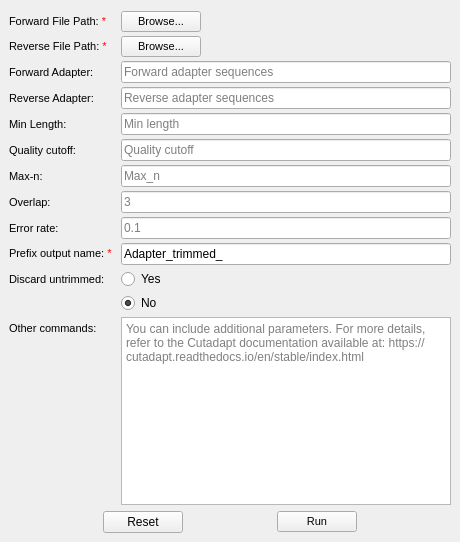
<?xml version="1.0" encoding="UTF-8"?>
<ui version="4.0">
 <class>Adapter</class>
 <widget class="QMainWindow" name="Adapter">
  <property name="geometry">
   <rect>
    <x>0</x>
    <y>0</y>
    <width>460</width>
    <height>542</height>
   </rect>
  </property>
  <property name="windowTitle">
   <string>Adapter Trimming</string>
  </property>
  <widget class="QWidget" name="centralwidget">
   <layout class="QVBoxLayout" name="verticalLayout">
    <property name="topMargin">
     <number>11</number>
    </property>
    <item>
     <widget class="QFrame" name="frame">
      <property name="frameShape">
       <enum>QFrame::NoFrame</enum>
      </property>
      <property name="frameShadow">
       <enum>QFrame::Plain</enum>
      </property>
      <layout class="QFormLayout" name="formLayout">
       <property name="horizontalSpacing">
        <number>8</number>
       </property>
       <property name="verticalSpacing">
        <number>4</number>
       </property>
       <property name="leftMargin">
        <number>0</number>
       </property>
       <property name="topMargin">
        <number>0</number>
       </property>
       <property name="rightMargin">
        <number>0</number>
       </property>
       <property name="bottomMargin">
        <number>0</number>
       </property>
       <item row="5" column="0">
        <widget class="QLabel" name="label_forward">
         <property name="font">
          <font>
           <pointsize>8</pointsize>
           <weight>50</weight>
           <bold>false</bold>
          </font>
         </property>
         <property name="mouseTracking">
          <bool>true</bool>
         </property>
         <property name="toolTip">
          <string>Forward reads</string>
         </property>
         <property name="whatsThis">
          <string/>
         </property>
         <property name="inputMethodHints">
          <set>Qt::ImhPreferNumbers</set>
         </property>
         <property name="text">
          <string>Forward Adapter:</string>
         </property>
        </widget>
       </item>
       <item row="5" column="1">
        <widget class="QLineEdit" name="lineEdit_forward">
         <property name="autoFillBackground">
          <bool>false</bool>
         </property>
         <property name="inputMethodHints">
          <set>Qt::ImhPreferNumbers</set>
         </property>
         <property name="placeholderText">
          <string>Forward adapter sequences</string>
         </property>
         <property name="cursorMoveStyle">
          <enum>Qt::LogicalMoveStyle</enum>
         </property>
         <property name="clearButtonEnabled">
          <bool>false</bool>
         </property>
        </widget>
       </item>
       <item row="7" column="0">
        <widget class="QLabel" name="label_reverse">
         <property name="font">
          <font>
           <pointsize>8</pointsize>
           <weight>50</weight>
           <bold>false</bold>
          </font>
         </property>
         <property name="mouseTracking">
          <bool>true</bool>
         </property>
         <property name="toolTip">
          <string>Reverse reads</string>
         </property>
         <property name="whatsThis">
          <string/>
         </property>
         <property name="inputMethodHints">
          <set>Qt::ImhPreferNumbers</set>
         </property>
         <property name="text">
          <string>Reverse Adapter:</string>
         </property>
        </widget>
       </item>
       <item row="7" column="1">
        <widget class="QLineEdit" name="lineEdit_reverse">
         <property name="inputMethodHints">
          <set>Qt::ImhPreferNumbers</set>
         </property>
         <property name="placeholderText">
          <string>Reverse adapter sequences</string>
         </property>
        </widget>
       </item>
       <item row="9" column="0">
        <widget class="QLabel" name="label_min">
         <property name="font">
          <font>
           <pointsize>8</pointsize>
           <weight>50</weight>
           <bold>false</bold>
          </font>
         </property>
         <property name="mouseTracking">
          <bool>true</bool>
         </property>
         <property name="toolTip">
          <string>minimum length: Discard processed reads that are shorter than LENGTH</string>
         </property>
         <property name="whatsThis">
          <string/>
         </property>
         <property name="inputMethodHints">
          <set>Qt::ImhPreferNumbers</set>
         </property>
         <property name="text">
          <string>Min Length:</string>
         </property>
        </widget>
       </item>
       <item row="9" column="1">
        <widget class="QLineEdit" name="lineEdit_min">
         <property name="inputMethodHints">
          <set>Qt::ImhPreferNumbers</set>
         </property>
         <property name="placeholderText">
          <string>Min length</string>
         </property>
        </widget>
       </item>
       <item row="11" column="0">
        <widget class="QLabel" name="label_quality">
         <property name="font">
          <font>
           <pointsize>8</pointsize>
           <weight>50</weight>
           <bold>false</bold>
          </font>
         </property>
         <property name="mouseTracking">
          <bool>true</bool>
         </property>
         <property name="toolTip">
          <string>Quality trimming: this parameter can be used to trim low-quality ends from reads</string>
         </property>
         <property name="whatsThis">
          <string/>
         </property>
         <property name="inputMethodHints">
          <set>Qt::ImhPreferNumbers</set>
         </property>
         <property name="text">
          <string>Quality cutoff:</string>
         </property>
        </widget>
       </item>
       <item row="11" column="1">
        <widget class="QLineEdit" name="lineEdit_quality">
         <property name="inputMethodHints">
          <set>Qt::ImhPreferNumbers</set>
         </property>
         <property name="placeholderText">
          <string>Quality cutoff</string>
         </property>
        </widget>
       </item>
       <item row="13" column="0">
        <widget class="QLabel" name="label_max">
         <property name="font">
          <font>
           <pointsize>8</pointsize>
           <weight>50</weight>
           <bold>false</bold>
          </font>
         </property>
         <property name="mouseTracking">
          <bool>true</bool>
         </property>
         <property name="toolTip">
          <string>maximum number of N bases: Discard reads containing more than COUNT N bases</string>
         </property>
         <property name="whatsThis">
          <string/>
         </property>
         <property name="inputMethodHints">
          <set>Qt::ImhPreferNumbers</set>
         </property>
         <property name="text">
          <string>Max-n:</string>
         </property>
        </widget>
       </item>
       <item row="13" column="1">
        <widget class="QLineEdit" name="lineEdit_max">
         <property name="inputMethodHints">
          <set>Qt::ImhPreferNumbers</set>
         </property>
         <property name="placeholderText">
          <string>Max_n</string>
         </property>
        </widget>
       </item>
       <item row="15" column="0">
        <widget class="QLabel" name="label_overlap">
         <property name="font">
          <font>
           <pointsize>8</pointsize>
           <weight>50</weight>
           <bold>false</bold>
          </font>
         </property>
         <property name="mouseTracking">
          <bool>true</bool>
         </property>
         <property name="toolTip">
          <string>Minimum overlap. reducing random matches (default: 3)</string>
         </property>
         <property name="whatsThis">
          <string/>
         </property>
         <property name="inputMethodHints">
          <set>Qt::ImhPreferNumbers</set>
         </property>
         <property name="text">
          <string>Overlap:</string>
         </property>
        </widget>
       </item>
       <item row="15" column="1">
        <widget class="QLineEdit" name="lineEdit_overlap">
         <property name="inputMethodHints">
          <set>Qt::ImhPreferNumbers</set>
         </property>
         <property name="text">
          <string/>
         </property>
         <property name="placeholderText">
          <string>3</string>
         </property>
        </widget>
       </item>
       <item row="17" column="0">
        <widget class="QLabel" name="label_errorRate">
         <property name="font">
          <font>
           <pointsize>8</pointsize>
           <weight>50</weight>
           <bold>false</bold>
          </font>
         </property>
         <property name="mouseTracking">
          <bool>true</bool>
         </property>
         <property name="toolTip">
          <string>Maximum error rate (default: 0.1)</string>
         </property>
         <property name="whatsThis">
          <string/>
         </property>
         <property name="inputMethodHints">
          <set>Qt::ImhPreferNumbers</set>
         </property>
         <property name="text">
          <string>Error rate:</string>
         </property>
        </widget>
       </item>
       <item row="17" column="1">
        <widget class="QLineEdit" name="lineEdit_error">
         <property name="inputMethodHints">
          <set>Qt::ImhPreferNumbers</set>
         </property>
         <property name="text">
          <string/>
         </property>
         <property name="placeholderText">
          <string>0.1</string>
         </property>
        </widget>
       </item>
       <item row="19" column="0">
        <widget class="QLabel" name="label_errorRate_2">
         <property name="font">
          <font>
           <pointsize>8</pointsize>
           <weight>50</weight>
           <bold>false</bold>
          </font>
         </property>
         <property name="mouseTracking">
          <bool>true</bool>
         </property>
         <property name="toolTip">
          <string/>
         </property>
         <property name="whatsThis">
          <string/>
         </property>
         <property name="inputMethodHints">
          <set>Qt::ImhPreferNumbers</set>
         </property>
         <property name="text">
          <string>&lt;span style=&quot;color: black;&quot;&gt;Prefix output name: &lt;/span&gt;&lt;span style=&quot;color: red;&quot;&gt;*&lt;/span&gt;</string>
         </property>
         <property name="textFormat">
          <enum>Qt::RichText</enum>
         </property>
        </widget>
       </item>
       <item row="19" column="1">
        <widget class="QLineEdit" name="lineEdit_outputname">
         <property name="inputMethodHints">
          <set>Qt::ImhPreferNumbers</set>
         </property>
         <property name="text">
          <string>Adapter_trimmed_</string>
         </property>
         <property name="placeholderText">
          <string>prefix output name</string>
         </property>
        </widget>
       </item>
       <item row="21" column="0">
        <widget class="QLabel" name="label_discarduntrim">
         <property name="font">
          <font>
           <pointsize>8</pointsize>
           <weight>50</weight>
           <bold>false</bold>
          </font>
         </property>
         <property name="toolTip">
          <string>Discard reads in which no adapter was found</string>
         </property>
         <property name="text">
          <string>Discard untrimmed:</string>
         </property>
        </widget>
       </item>
       <item row="23" column="0">
        <widget class="QLabel" name="label_othercommand">
         <property name="font">
          <font>
           <pointsize>8</pointsize>
           <weight>50</weight>
           <bold>false</bold>
          </font>
         </property>
         <property name="mouseTracking">
          <bool>true</bool>
         </property>
         <property name="toolTip">
          <string>You can include additional parameters. For more details, refer to the Cutadapt documentation available at: https://cutadapt.readthedocs.io/en/stable/index.html</string>
         </property>
         <property name="whatsThis">
          <string/>
         </property>
         <property name="inputMethodHints">
          <set>Qt::ImhPreferNumbers</set>
         </property>
         <property name="text">
          <string>Other commands:</string>
         </property>
        </widget>
       </item>
       <item row="23" column="1">
        <widget class="QTextEdit" name="textEdit_othercommand">
         <property name="placeholderText">
          <string>You can include additional parameters. For more details, refer to the Cutadapt documentation available at: https://cutadapt.readthedocs.io/en/stable/index.html</string>
         </property>
        </widget>
       </item>
       <item row="22" column="1">
        <widget class="QRadioButton" name="radioButton_no">
         <property name="text">
          <string>No</string>
         </property>
         <property name="checked">
          <bool>true</bool>
         </property>
        </widget>
       </item>
       <item row="21" column="1">
        <widget class="QRadioButton" name="radioButton_yes">
         <property name="text">
          <string>Yes</string>
         </property>
        </widget>
       </item>
       <item row="2" column="1">
        <widget class="QFrame" name="frame_4">
         <property name="frameShape">
          <enum>QFrame::NoFrame</enum>
         </property>
         <property name="frameShadow">
          <enum>QFrame::Plain</enum>
         </property>
         <layout class="QHBoxLayout" name="horizontalLayout_3">
          <property name="spacing">
           <number>0</number>
          </property>
          <property name="leftMargin">
           <number>0</number>
          </property>
          <property name="topMargin">
           <number>0</number>
          </property>
          <property name="rightMargin">
           <number>0</number>
          </property>
          <property name="bottomMargin">
           <number>0</number>
          </property>
          <item>
           <widget class="QPushButton" name="pushButton_loadreversefile">
            <property name="font">
             <font>
              <pointsize>8</pointsize>
             </font>
            </property>
            <property name="cursor">
             <cursorShape>PointingHandCursor</cursorShape>
            </property>
            <property name="text">
             <string>Browse...</string>
            </property>
           </widget>
          </item>
          <item>
           <spacer name="horizontalSpacer_2">
            <property name="orientation">
             <enum>Qt::Horizontal</enum>
            </property>
            <property name="sizeHint" stdset="0">
             <size>
              <width>40</width>
              <height>20</height>
             </size>
            </property>
           </spacer>
          </item>
         </layout>
        </widget>
       </item>
       <item row="1" column="0">
        <widget class="QLabel" name="label_filenameforward">
         <property name="font">
          <font>
           <pointsize>8</pointsize>
          </font>
         </property>
         <property name="text">
          <string>
&lt;span style=&quot;color: black;&quot;&gt;Forward File Path: &lt;/span&gt;&lt;span style=&quot;color: red;&quot;&gt;*&lt;/span&gt;</string>
         </property>
         <property name="textFormat">
          <enum>Qt::RichText</enum>
         </property>
        </widget>
       </item>
       <item row="2" column="0">
        <widget class="QLabel" name="label_filenamereverse">
         <property name="font">
          <font>
           <pointsize>8</pointsize>
          </font>
         </property>
         <property name="text">
          <string>&lt;span style=&quot;color: black;&quot;&gt;Reverse File Path: &lt;/span&gt;&lt;span style=&quot;color: red;&quot;&gt;*&lt;/span&gt;</string>
         </property>
         <property name="textFormat">
          <enum>Qt::RichText</enum>
         </property>
        </widget>
       </item>
       <item row="1" column="1">
        <widget class="QFrame" name="frame_3">
         <property name="frameShape">
          <enum>QFrame::NoFrame</enum>
         </property>
         <property name="frameShadow">
          <enum>QFrame::Plain</enum>
         </property>
         <layout class="QHBoxLayout" name="horizontalLayout_2">
          <property name="spacing">
           <number>0</number>
          </property>
          <property name="leftMargin">
           <number>0</number>
          </property>
          <property name="topMargin">
           <number>0</number>
          </property>
          <property name="rightMargin">
           <number>0</number>
          </property>
          <property name="bottomMargin">
           <number>0</number>
          </property>
          <item>
           <widget class="QPushButton" name="pushButton_loadforwardfile">
            <property name="font">
             <font>
              <pointsize>8</pointsize>
             </font>
            </property>
            <property name="cursor">
             <cursorShape>PointingHandCursor</cursorShape>
            </property>
            <property name="text">
             <string>Browse...</string>
            </property>
           </widget>
          </item>
          <item>
           <spacer name="horizontalSpacer">
            <property name="orientation">
             <enum>Qt::Horizontal</enum>
            </property>
            <property name="sizeHint" stdset="0">
             <size>
              <width>40</width>
              <height>20</height>
             </size>
            </property>
           </spacer>
          </item>
         </layout>
        </widget>
       </item>
      </layout>
     </widget>
    </item>
    <item>
     <widget class="QFrame" name="frame_2">
      <property name="frameShape">
       <enum>QFrame::NoFrame</enum>
      </property>
      <property name="frameShadow">
       <enum>QFrame::Plain</enum>
      </property>
      <layout class="QHBoxLayout" name="horizontalLayout">
       <property name="spacing">
        <number>0</number>
       </property>
       <property name="leftMargin">
        <number>0</number>
       </property>
       <property name="topMargin">
        <number>0</number>
       </property>
       <property name="rightMargin">
        <number>0</number>
       </property>
       <property name="bottomMargin">
        <number>0</number>
       </property>
       <item>
        <spacer name="horizontalSpacer_3">
         <property name="orientation">
          <enum>Qt::Horizontal</enum>
         </property>
         <property name="sizeHint" stdset="0">
          <size>
           <width>40</width>
           <height>20</height>
          </size>
         </property>
        </spacer>
       </item>
       <item>
        <widget class="QPushButton" name="pushButton_rest">
         <property name="text">
          <string>Reset</string>
         </property>
        </widget>
       </item>
       <item>
        <spacer name="horizontalSpacer_4">
         <property name="orientation">
          <enum>Qt::Horizontal</enum>
         </property>
         <property name="sizeHint" stdset="0">
          <size>
           <width>40</width>
           <height>20</height>
          </size>
         </property>
        </spacer>
       </item>
       <item alignment="Qt::AlignHCenter">
        <widget class="QPushButton" name="pushButton_run">
         <property name="font">
          <font>
           <pointsize>8</pointsize>
          </font>
         </property>
         <property name="cursor">
          <cursorShape>PointingHandCursor</cursorShape>
         </property>
         <property name="text">
          <string>Run</string>
         </property>
        </widget>
       </item>
       <item>
        <spacer name="horizontalSpacer_5">
         <property name="orientation">
          <enum>Qt::Horizontal</enum>
         </property>
         <property name="sizeHint" stdset="0">
          <size>
           <width>40</width>
           <height>20</height>
          </size>
         </property>
        </spacer>
       </item>
      </layout>
     </widget>
    </item>
   </layout>
  </widget>
  <widget class="QMenuBar" name="menubar">
   <property name="geometry">
    <rect>
     <x>0</x>
     <y>0</y>
     <width>460</width>
     <height>26</height>
    </rect>
   </property>
  </widget>
 </widget>
 <resources/>
 <connections/>
</ui>
